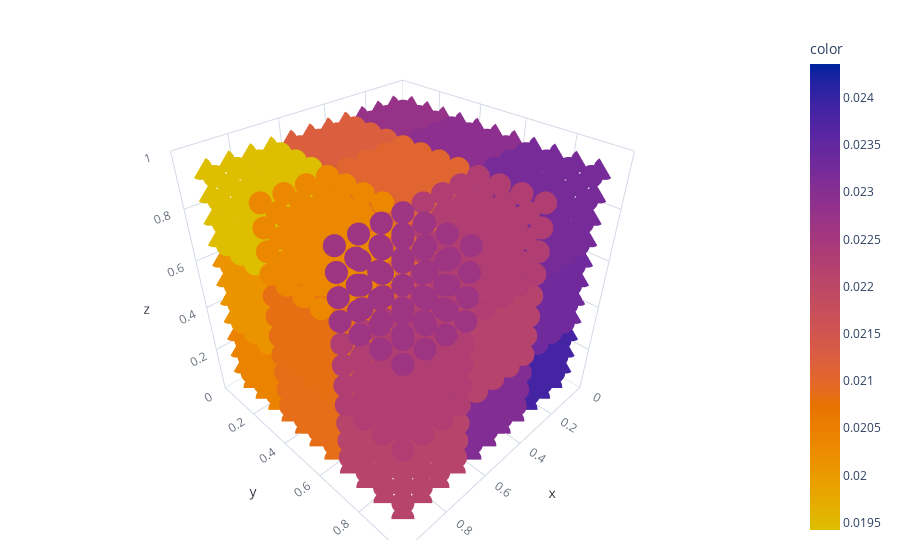

Notebook code cell kept with this figure:
### Code cell
import einops as ein
patchify = params['im_embed']['inner']['Patchify_0']['patch_proj']['kernel']
patchify = patchify.reshape(3, 3, 3, 64, 256)
patch_mean = ein.reduce(jnp.abs(patchify)[..., [2], :], 'nx ny nz chan out -> nx ny nz', 'mean')
patches = ein.repeat(patch_mean, 'nx ny nz -> (nx r1) (ny r2) (nz r3)', r1=8, r2=8, r3=8)
plot(patches.reshape(-1), thresh=0)

### Figure 1 — Plotly figure (JSON) as saved in the notebook; plotly's stock layout.template omitted (floating-point values rounded to 4 significant figures; data arrays with more than 128 entries replaced by an {"elided": "..."} marker saying what was removed)
{"data": [{"hovertemplate": "x=%{x}<br>y=%{y}<br>z=%{z}<br>color=%{marker.color}<extra></extra>", "legendgroup": "", "marker": {"color": {"elided": "1728 float values"}, "coloraxis": "coloraxis", "opacity": 1, "symbol": "circle"}, "mode": "markers", "name": "", "scene": "scene", "showlegend": false, "type": "scatter3d", "x": {"elided": "1728 float values"}, "y": {"elided": "1728 float values"}, "z": {"elided": "1728 float values"}}], "layout": {"coloraxis": {"colorbar": {"title": {"text": "color"}}, "colorscale": {"elided": "256x2 mixed values"}}, "legend": {"tracegroupgap": 0}, "scene": {"domain": {"x": [0, 1], "y": [0, 1]}, "xaxis": {"range": [0, 1], "title": {"text": "x"}}, "yaxis": {"range": [0, 1], "title": {"text": "y"}}, "zaxis": {"range": [0, 1], "title": {"text": "z"}}}}}
